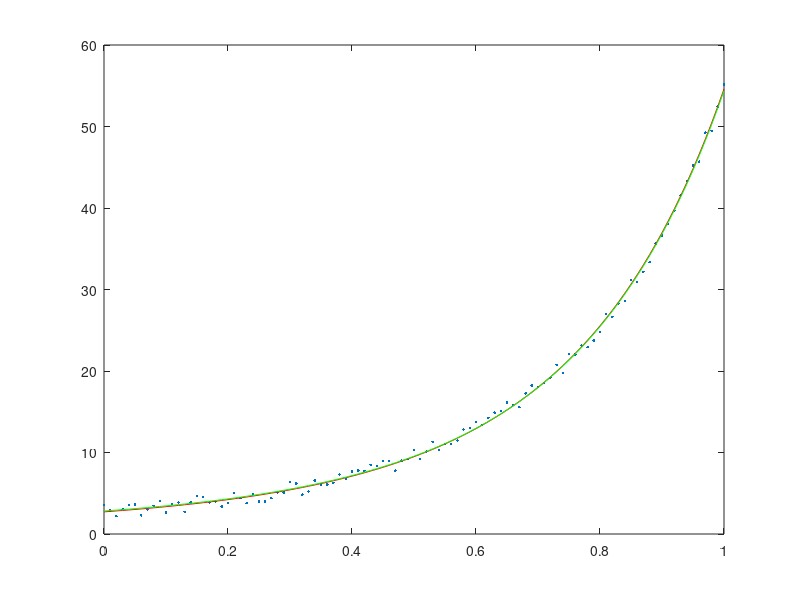

The MATLAB source for this figure:
clear all;
close all;
clc;

a=1;b=2;c=1;              %待求解的系数

x=(0:0.01:1)';
w=rand(length(x),1)*2-1;   %生成噪声
y=exp(a*x.^2+b*x+c)+w;     %带噪声的模型 
plot(x,y,'.')

pre=rand(3,1);      %步骤1
for i=1:1000
    
    f = exp(pre(1)*x.^2+pre(2)*x+pre(3));
    g = y-f;                    %步骤2中的误差 
    
    p1 = exp(pre(1)*x.^2+pre(2)*x+pre(3)).*x.^2;    %对a求偏导
    p2 = exp(pre(1)*x.^2+pre(2)*x+pre(3)).*x;       %对b求偏导
    p3 = exp(pre(1)*x.^2+pre(2)*x+pre(3));          %对c求偏导
    J = [p1 p2 p3];             %步骤2中的雅克比矩阵
    
    delta = inv(J'*J)*J'* g;    %步骤3，inv(J'*J)*J'为H的逆
    
    pcur = pre+delta;           %步骤4
    if norm(delta) <1e-16
        break;
    end
    pre = pcur;
end

hold on;
plot(x,exp(a*x.^2+b*x+c),'r');
plot(x,exp(pre(1)*x.^2+pre(2)*x+pre(3)),'g');

%比较一下
[a b c]
pre'
